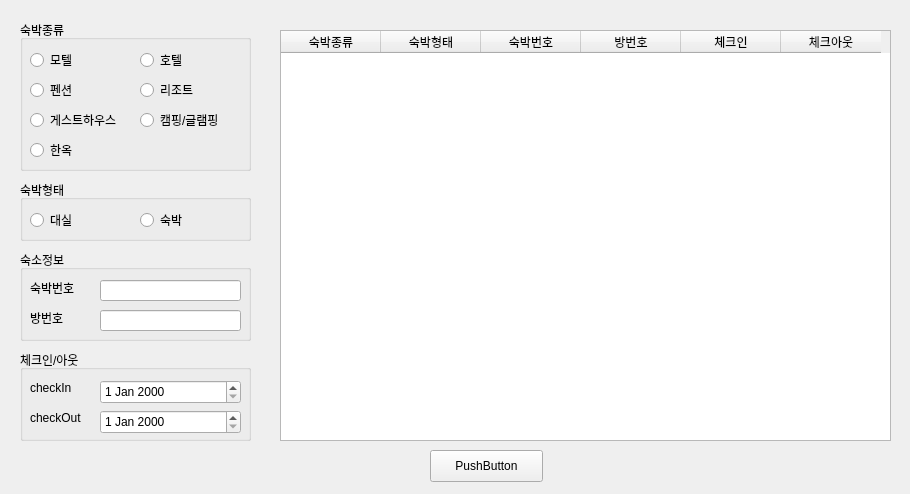
<?xml version="1.0" encoding="UTF-8"?>
<ui version="4.0">
 <class>Form</class>
 <widget class="QWidget" name="Form">
  <property name="geometry">
   <rect>
    <x>0</x>
    <y>0</y>
    <width>910</width>
    <height>494</height>
   </rect>
  </property>
  <property name="windowTitle">
   <string>Form</string>
  </property>
  <widget class="QGroupBox" name="groupBox">
   <property name="geometry">
    <rect>
     <x>20</x>
     <y>20</y>
     <width>231</width>
     <height>151</height>
    </rect>
   </property>
   <property name="title">
    <string>숙박종류</string>
   </property>
   <widget class="QRadioButton" name="k_btn">
    <property name="geometry">
     <rect>
      <x>10</x>
      <y>120</y>
      <width>100</width>
      <height>20</height>
     </rect>
    </property>
    <property name="text">
     <string>한옥</string>
    </property>
   </widget>
   <widget class="QRadioButton" name="r_btn">
    <property name="geometry">
     <rect>
      <x>120</x>
      <y>60</y>
      <width>100</width>
      <height>20</height>
     </rect>
    </property>
    <property name="text">
     <string>리조트</string>
    </property>
   </widget>
   <widget class="QRadioButton" name="m_btn">
    <property name="geometry">
     <rect>
      <x>10</x>
      <y>30</y>
      <width>100</width>
      <height>20</height>
     </rect>
    </property>
    <property name="text">
     <string>모텔</string>
    </property>
   </widget>
   <widget class="QRadioButton" name="p_btn">
    <property name="geometry">
     <rect>
      <x>10</x>
      <y>60</y>
      <width>100</width>
      <height>20</height>
     </rect>
    </property>
    <property name="text">
     <string>펜션</string>
    </property>
   </widget>
   <widget class="QRadioButton" name="c_btn">
    <property name="geometry">
     <rect>
      <x>120</x>
      <y>90</y>
      <width>100</width>
      <height>20</height>
     </rect>
    </property>
    <property name="text">
     <string>캠핑/글램핑</string>
    </property>
   </widget>
   <widget class="QRadioButton" name="h_btn">
    <property name="geometry">
     <rect>
      <x>120</x>
      <y>30</y>
      <width>100</width>
      <height>20</height>
     </rect>
    </property>
    <property name="text">
     <string>호텔</string>
    </property>
   </widget>
   <widget class="QRadioButton" name="g_btn">
    <property name="geometry">
     <rect>
      <x>10</x>
      <y>90</y>
      <width>100</width>
      <height>20</height>
     </rect>
    </property>
    <property name="text">
     <string>게스트하우스</string>
    </property>
   </widget>
  </widget>
  <widget class="QGroupBox" name="groupBox_2">
   <property name="geometry">
    <rect>
     <x>20</x>
     <y>180</y>
     <width>231</width>
     <height>61</height>
    </rect>
   </property>
   <property name="title">
    <string>숙박형태</string>
   </property>
   <widget class="QRadioButton" name="kl_btn">
    <property name="geometry">
     <rect>
      <x>10</x>
      <y>30</y>
      <width>100</width>
      <height>20</height>
     </rect>
    </property>
    <property name="text">
     <string>대실</string>
    </property>
   </widget>
   <widget class="QRadioButton" name="l_btn">
    <property name="geometry">
     <rect>
      <x>120</x>
      <y>30</y>
      <width>100</width>
      <height>20</height>
     </rect>
    </property>
    <property name="text">
     <string>숙박</string>
    </property>
   </widget>
  </widget>
  <widget class="QGroupBox" name="groupBox_3">
   <property name="geometry">
    <rect>
     <x>20</x>
     <y>250</y>
     <width>231</width>
     <height>91</height>
    </rect>
   </property>
   <property name="title">
    <string>숙소정보</string>
   </property>
   <widget class="QLineEdit" name="l_inf">
    <property name="geometry">
     <rect>
      <x>80</x>
      <y>30</y>
      <width>141</width>
      <height>21</height>
     </rect>
    </property>
    <property name="maxLength">
     <number>6</number>
    </property>
   </widget>
   <widget class="QLineEdit" name="r_inf">
    <property name="geometry">
     <rect>
      <x>80</x>
      <y>60</y>
      <width>141</width>
      <height>21</height>
     </rect>
    </property>
    <property name="maxLength">
     <number>6</number>
    </property>
   </widget>
   <widget class="QLabel" name="label">
    <property name="geometry">
     <rect>
      <x>10</x>
      <y>30</y>
      <width>60</width>
      <height>16</height>
     </rect>
    </property>
    <property name="text">
     <string>숙박번호</string>
    </property>
   </widget>
   <widget class="QLabel" name="label_2">
    <property name="geometry">
     <rect>
      <x>10</x>
      <y>60</y>
      <width>60</width>
      <height>16</height>
     </rect>
    </property>
    <property name="text">
     <string>방번호</string>
    </property>
   </widget>
  </widget>
  <widget class="QGroupBox" name="groupBox_4">
   <property name="geometry">
    <rect>
     <x>20</x>
     <y>350</y>
     <width>231</width>
     <height>91</height>
    </rect>
   </property>
   <property name="title">
    <string>체크인/아웃</string>
   </property>
   <widget class="QDateEdit" name="c_out">
    <property name="geometry">
     <rect>
      <x>80</x>
      <y>60</y>
      <width>141</width>
      <height>24</height>
     </rect>
    </property>
   </widget>
   <widget class="QDateEdit" name="c_in">
    <property name="geometry">
     <rect>
      <x>80</x>
      <y>30</y>
      <width>141</width>
      <height>24</height>
     </rect>
    </property>
   </widget>
   <widget class="QLabel" name="label_5">
    <property name="geometry">
     <rect>
      <x>10</x>
      <y>30</y>
      <width>61</width>
      <height>16</height>
     </rect>
    </property>
    <property name="text">
     <string>checkIn</string>
    </property>
   </widget>
   <widget class="QLabel" name="label_6">
    <property name="geometry">
     <rect>
      <x>10</x>
      <y>60</y>
      <width>60</width>
      <height>16</height>
     </rect>
    </property>
    <property name="text">
     <string>checkOut</string>
    </property>
   </widget>
  </widget>
  <widget class="QPushButton" name="startBtn">
   <property name="geometry">
    <rect>
     <x>430</x>
     <y>450</y>
     <width>113</width>
     <height>32</height>
    </rect>
   </property>
   <property name="text">
    <string>PushButton</string>
   </property>
  </widget>
  <widget class="QTableWidget" name="data_view">
   <property name="geometry">
    <rect>
     <x>280</x>
     <y>30</y>
     <width>611</width>
     <height>411</height>
    </rect>
   </property>
   <column>
    <property name="text">
     <string>숙박종류</string>
    </property>
   </column>
   <column>
    <property name="text">
     <string>숙박형태</string>
    </property>
   </column>
   <column>
    <property name="text">
     <string>숙박번호</string>
    </property>
   </column>
   <column>
    <property name="text">
     <string>방번호</string>
    </property>
   </column>
   <column>
    <property name="text">
     <string>체크인</string>
    </property>
   </column>
   <column>
    <property name="text">
     <string>체크아웃</string>
    </property>
   </column>
  </widget>
 </widget>
 <resources/>
 <connections/>
</ui>
